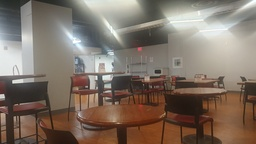
#> input picture HW2/ec/study_space_left.jpg, 256 x 144 px, shrunk from 2016 x 1134 before the run, given in place of cv_cover.jpg, which was not available
$ python HarryPotterize.py
#> lines starting #> are read from the running program, lines starting #| are printed output that depends on the picture; after the words box and inside, x2 and y2 are one past the last pixel; in counts of white or black regions, pixels touching at a corner belong together; pictures that were not available may be replaced by others from this repository, and a replacement may not be noted
### HW2/python/matchPics.py
import numpy as np
import cv2
import skimage.color
from helper import briefMatch
from helper import computeBrief
from helper import corner_detection

def matchPics(I1, I2, opts):
	#I1, I2 : Images to match
	#opts: input opts
	ratio = opts.ratio  #'ratio for BRIEF feature descriptor'
	sigma = opts.sigma  #'threshold for corner detection using FAST feature detector'

	assert I1 is not None and I2 is not None, "Input images cannot be None"
	assert hasattr(opts, 'ratio') and hasattr(opts, 'sigma'), "opts must have 'ratio' and 'sigma' attributes"

	#Convert Images to GrayScale
	I1Gray = cv2.cvtColor(I1, cv2.COLOR_BGR2GRAY)
	I2Gray = cv2.cvtColor(I2, cv2.COLOR_BGR2GRAY)

	#Detect Features in Both Images
	locs1 = corner_detection(I1Gray,sigma)
	locs2 = corner_detection(I2Gray,sigma)

	#Obtain descriptors for the computed feature locations
	desc1, locs1 = computeBrief(I1Gray,locs1)
	desc2, locs2 = computeBrief(I2Gray,locs2)

	#Match features using the descriptors
	matches = briefMatch(desc1, desc2, ratio)

	return matches, locs1, locs2

### HW2/python/helper.py
import numpy as np
import cv2
import scipy.io as sio
from matplotlib import pyplot as plt
import skimage.feature

PATCHWIDTH = 9

def briefMatch(desc1,desc2,ratio):

	matches = skimage.feature.match_descriptors(desc1,desc2,'hamming',cross_check=True,max_ratio=ratio)
	return matches


# [8 lines left out: function plotMatches, not called in this run]


def makeTestPattern(patchWidth, nbits):
	np.random.seed(0)
	compareX = patchWidth*patchWidth * np.random.random((nbits,1))
	compareX = np.floor(compareX).astype(int)
	np.random.seed(1)
	compareY = patchWidth*patchWidth * np.random.random((nbits,1))
	compareY = np.floor(compareY).astype(int)

	return (compareX, compareY)


def computePixel(img, idx1, idx2, width, center):
	halfWidth = width // 2
	col1 = idx1 % width - halfWidth
	row1 = idx1 // width - halfWidth
	col2 = idx2 % width - halfWidth
	row2 = idx2 // width - halfWidth
	return 1 if img[int(center[0]+row1)][int(center[1]+col1)] < img[int(center[0]+row2)][int(center[1]+col2)] else 0


def computeBrief(img, locs):


	patchWidth = 9
	nbits = 256
	compareX, compareY = makeTestPattern(patchWidth,nbits)
	m, n = img.shape

	halfWidth = patchWidth//2

	locs = np.array(list(filter(lambda x: halfWidth <= x[0] < m-halfWidth and halfWidth <= x[1] < n-halfWidth, locs)))
	desc = np.array([list(map(lambda x: computePixel(img, x[0], x[1], patchWidth, c), zip(compareX, compareY))) for c in locs])

	return desc, locs


def corner_detection(img, sigma):
	# fast method
	result_img = skimage.feature.corner_fast(img, n=PATCHWIDTH, threshold=sigma)
	locs = skimage.feature.corner_peaks(result_img, min_distance=1)
	return locs

### HW2/python/planarH.py
import numpy as np
import cv2


def computeH(x1, x2):
	#Q2.2.1
	#Compute the homography between two sets of points

	# Check: Ensure the input matrices have correct dimensions
	assert x1.shape[0] >= 4 and x2.shape[0] >= 4, "There should be at least 4 point correspondences."
	assert x1.shape[1] == 2 and x2.shape[1] == 2, "Input point matrices should be N x 2 in size."

	A = []
	for i in range(x1.shape[0]):
		u1, v1 = x1[i]
		u2, v2 = x2[i]
		A.append([-u2, -v2, -1, 0, 0, 0, u2*u1, v2*u1, u1])
		A.append([0, 0, 0, -u2, -v2, -1, u2*v1, v2*v1, v1])

	A = np.array(A)

	_, _, V_t = np.linalg.svd(A)
	H2to1 = V_t[-1].reshape(3, 3)

	return H2to1

def computeH_norm(x1, x2):
	#Q2.2.2
	#Compute the centroid of the points
	x1_centroid = np.mean(x1, axis=0)
	x2_centroid = np.mean(x2, axis=0)

	#Shift the origin of the points to the centroid
	x1_shifted = x1 - x1_centroid
	x2_shifted = x2 - x2_centroid

	#Normalize the points so that the largest distance from the origin is equal to sqrt(2)
	scale_1 = np.sqrt(2) / np.max(np.sqrt(np.sum(x1_shifted**2, axis=1)))
	scale_2 = np.sqrt(2) / np.max(np.sqrt(np.sum(x2_shifted**2, axis=1)))


	#Similarity transform 1
	T1 = np.array([
		[scale_1, 0, -scale_1 * x1_centroid[0]],
		[0, scale_1, -scale_1 * x1_centroid[1]],
		[0, 0, 1]
		])

	#Similarity transform 2
	T2 = np.array([
		[scale_2, 0, -scale_2 * x2_centroid[0]],
		[0, scale_2, -scale_2 * x2_centroid[1]],
		[0, 0, 1]
		])

	# Apply similarity transforms
	x1_normalized = (T1 @ np.vstack((x1.T, np.ones(x1.shape[0])))).T
	x2_normalized = (T2 @ np.vstack((x2.T, np.ones(x2.shape[0])))).T

	# Strip the homogenous coordinate
	x1_normalized = x1_normalized[:, :2]
	x2_normalized = x2_normalized[:, :2]

	#Compute homography
	H_norm = computeH(x1_normalized, x2_normalized)

	#Denormalization
	H2to1 = np.linalg.inv(T1) @ H_norm @ T2

	return H2to1


def computeH_ransac(locs1, locs2, opts):
	#Q2.2.3
	#Compute the best fitting homography given a list of matching points
	max_iters = opts.max_iters  # the number of iterations to run RANSAC for
	inlier_tol = opts.inlier_tol # the tolerance value for considering a point to be an inlier

	# Convert points to homogenous coordinates
	x1_homo = np.hstack((locs1, np.ones((locs1.shape[0], 1)))).T
	x2_homo = np.hstack((locs2, np.ones((locs2.shape[0], 1)))).T

	best_inliers = np.zeros(locs1.shape[0], dtype=bool)  # Initialize the best inliers set

	for i in range(max_iters):
		random_idx = np.random.choice(locs1.shape[0], 4, replace=False)
		randSet1 = locs1[random_idx, :]
		randSet2 = locs2[random_idx, :]

		# Compute the homography using computeH_norm function
		est_homo = computeH_norm(randSet1, randSet2)

		# Apply the homography to locs2
		x1_est = np.dot(est_homo, x2_homo)
		x1_est /= x1_est[2, :]  # Normalize the estimated points

		# Compute the squared error
		error = np.sum((x1_homo[:2, :] - x1_est[:2, :])**2, axis=0)

		# Identify the inliers
		inliers = error < inlier_tol**2

		# Update the best homography if the number of inliers is maximized
		if np.sum(inliers) > np.sum(best_inliers):
			best_inliers = inliers

	# Re-compute the homography using all inliers
	bestH2to1 = computeH_norm(locs1[best_inliers, :], locs2[best_inliers, :])
	inliers = best_inliers
	return bestH2to1, inliers

def compositeH(H2to1, template, img):

 	#Create a composite image after warping the template image on top
 	#of the image using the homography

 	#Note that the homography we compute is from the image to the template;
 	#x_template = H2to1*x_photo
 	#For warping the template to the image, we need to invert it.

    #Create mask of same size as template
    transposed_template = cv2.transpose(template)
    template_mask = np.ones_like(transposed_template)
    warped_mask=cv2.warpPerspective(template_mask,np.linalg.inv(H2to1),(img.shape[0],img.shape[1]))
    transposed_warped_mask=cv2.transpose(warped_mask)
    mask_idx = np.nonzero(transposed_warped_mask)

    #Warp template by appropriate homography
    warped_template=cv2.warpPerspective(transposed_template,np.linalg.inv(H2to1),(img.shape[0],img.shape[1]))
    transposed_warped_template = cv2.transpose(warped_template)

    #Use mask to combine the warped template and the image
    composite_img = img.copy()
    composite_img[mask_idx]=transposed_warped_template[mask_idx]


    return composite_img

### HW2/python/opts.py
'''
Hyperparameters wrapped in argparse
This file contains most of tuanable parameters for this homework


You can change the values by changing their default fields or by command-line
arguments. For example, "python q2_1_4.py --sigma 0.15 --ratio 0.7"
'''

import argparse

def get_opts():
    parser = argparse.ArgumentParser(description='16-720 HW2: Homography')

    ## Feature detection (requires tuning)
    parser.add_argument('--sigma', type=float, default=0.15,
                        help='threshold for corner detection using FAST feature detector')
    parser.add_argument('--ratio', type=float, default=0.7,
                        help='ratio for BRIEF feature descriptor')

    ## Ransac (requires tuning)
    parser.add_argument('--max_iters', type=int, default=500,
                        help='the number of iterations to run RANSAC for')
    parser.add_argument('--inlier_tol', type=float, default=2.0,
                        help='the tolerance value for considering a point to be an inlier')

    ## Additional options (add your own hyperparameters here)

    ##
    opts = parser.parse_args()

    return opts

### HW2/python/HarryPotterize.py
import numpy as np
import cv2
import skimage.io
import skimage.color
from opts import get_opts


#Import necessary functions
from matchPics import matchPics
from planarH import computeH_ransac
from planarH import compositeH

#Write script for Q2.2.4
opts = get_opts()

# Load the images
cv_cover =cv2.imread('../data/cv_cover.jpg')
#> cv_cover is the input picture: shape (144, 256, 3); mean B, G, R 101.8, 113.5, 127.6
cv_desk=cv2.imread('../data/cv_desk.png')
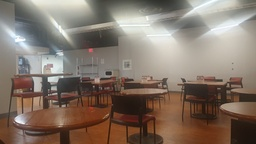
#> input picture HW2/ec/study_space_right.jpg, 256 x 144 px, shrunk from 2016 x 1134 before the run, given in place of cv_desk.png, which was not available
#> cv_desk is the input picture: shape (144, 256, 3); mean B, G, R 105.3, 117.1, 131.9
hp_cover=cv2.imread('../data/hp_cover.jpg')

# Resize the Harry Potter cover to match the CV cover dimensions
hp_cover_resize = cv2.resize(hp_cover,(cv_cover.shape[1],cv_cover.shape[0]))

# Get matches and locations using matchPics function
matches,locs1,locs2=matchPics(cv_cover,cv_desk,opts)
#> in corner_detection, `result_img = skimage.feature.corner_fast(img, n=PATCHWIDTH, threshold=..`:
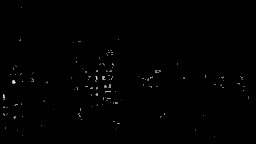
#> result_img: shape (144, 256) float64; min 0, max 7.82, mean 0.0348; drawn with min black and max white
#> in corner_detection, `locs = skimage.feature.corner_peaks(result_img, min_distance=1)`: locs = 120 pairs, first value 7 to 136, second value 3 to 248
#> in matchPics, `locs1 = corner_detection(I1Gray,sigma)`: locs1 has the same summary as locs in corner_detection
#> in matchPics, `locs2 = corner_detection(I2Gray,sigma)`: locs2 = 129 pairs, first value 20 to 131, second value 12 to 242
#> in computeBrief, `locs = np.array(list(filter(lambda x: halfWidth <= x[0] < m-halfWidth ..`: locs = 116 pairs, first value 7 to 136, second value 4 to 248
#> in matchPics, `desc1, locs1 = computeBrief(I1Gray,locs1)`: locs1 has the same summary as locs in computeBrief
#> in briefMatch, `matches = skimage.feature.match_descriptors(desc1,desc2,'hamming',cros..`: matches = 25 pairs, first value 1 to 110, second value 3 to 124
#> locs1 has the same summary as locs in computeBrief

# Extract matched feature points
x1=locs1[matches[:,0],0:2]
#> x1 = 25 pairs, first value 41 to 116, second value 47 to 238
x2=locs2[matches[:,1],0:2]
#> x2 = 25 pairs, first value 39 to 117, second value 12 to 241

# Compute homography using RANSAC
bestH2to1, inliers=computeH_ransac(x1,x2,opts)
#> the loop in computeH_ransac, `for i in range(max_iters):` made 500 passes
#> (randSet1, randSet2, x1_centroid in computeH_norm, x2_centroid in computeH_norm, x1_shifted in computeH_norm, scale_1 in computeH_norm, scale_2 in computeH_norm, T1 in computeH_norm) on passes 9 to 10: ([[78, 103], [76, 205], [103, 113], [41, 79]], [[79, 48], [77, 151], [106, 60], [39, 24]], [74.5, 125], [75.25, 70.75], [[3.5, -22], [1.5, 80], [28.5, -12], [-33.5, -46]], 0.0177, 0.0176, [[0.0177, 0, -1.32], [0, 0.0177, -2.21], [0, 0, 1]]), ([[79, 111], [72, 155], [106, 91], [84, 143]], [[81, 56], [73, 106], [109, 35], [86, 93]], [85.25, 125], [87.25, 72.5], [[-6.25, -14], [-13.25, 30], [20.75, -34], [-1.25, 18]], 0.0355, 0.0326, [[0.0355, 0, -3.03], [0, 0.0355, -4.44], [0, 0, 1]])

# Get composite image using computed homography
composite_img = compositeH(bestH2to1, hp_cover_resize , cv_desk)
#> in compositeH, `transposed_template = cv2.transpose(template)`:
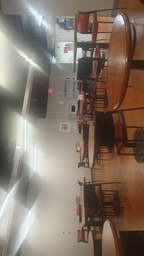
#> transposed_template: shape (256, 144, 3); mean B, G, R 105.3, 117.1, 131.9
#> in compositeH, `warped_mask=cv2.warpPerspective(template_mask,np.linalg.inv(H2to1),(im..`:
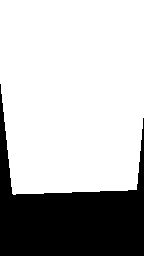
#> warped_mask: shape (256, 144, 3); values 0 (black) and 1 (white), 72.5% white; 1 black region, box (x1, y1, x2, y2) and area: (0, 84, 144, 256) 10130
#> in compositeH, `warped_mask=cv2.warpPerspective(template_mask,np.linalg.inv(H2to1),(im..`: template_mask: shape (256, 144, 3); every value is 1
#> in compositeH, `transposed_warped_mask=cv2.transpose(warped_mask)`:
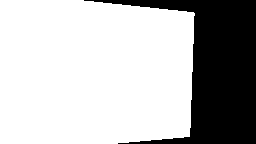
#> transposed_warped_mask: shape (144, 256, 3); values 0 (black) and 1 (white), 72.5% white; 1 black region, box (x1, y1, x2, y2) and area: (84, 0, 256, 144) 10130
#> in compositeH, `warped_template=cv2.warpPerspective(transposed_template,np.linalg.inv(..`:
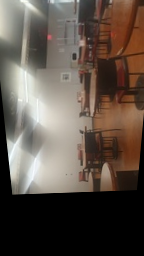
#> warped_template: shape (256, 144, 3); mean B, G, R 72.4, 81.7, 93.4
#> in compositeH, `composite_img[mask_idx]=transposed_warped_template[mask_idx]`:
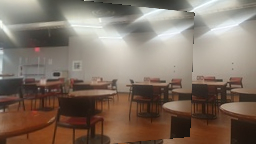
#> composite_img: shape (144, 256, 3); mean B, G, R 101.8, 114.5, 130
cv2.imwrite('../results/hp_warped.png',composite_img)
